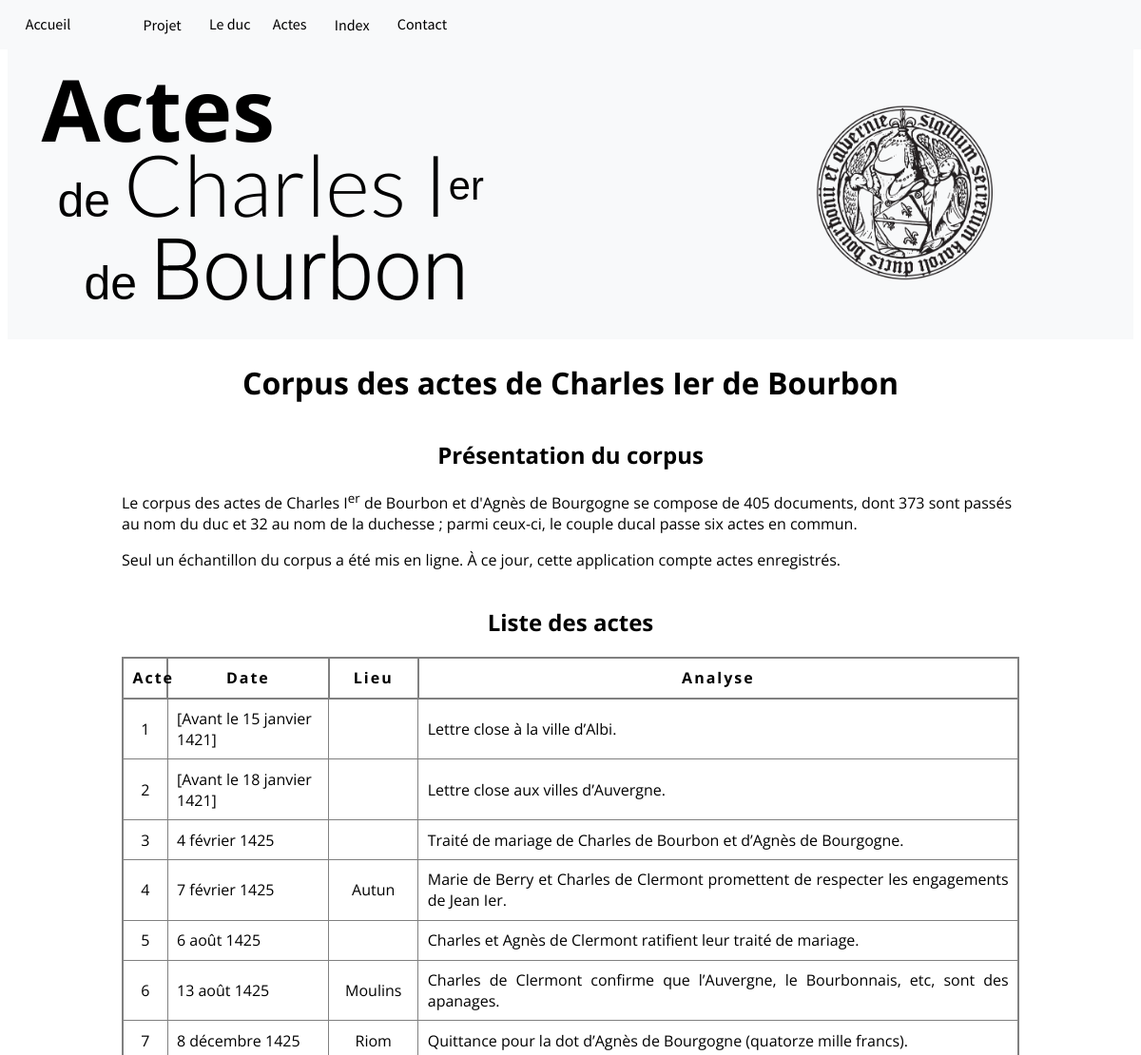
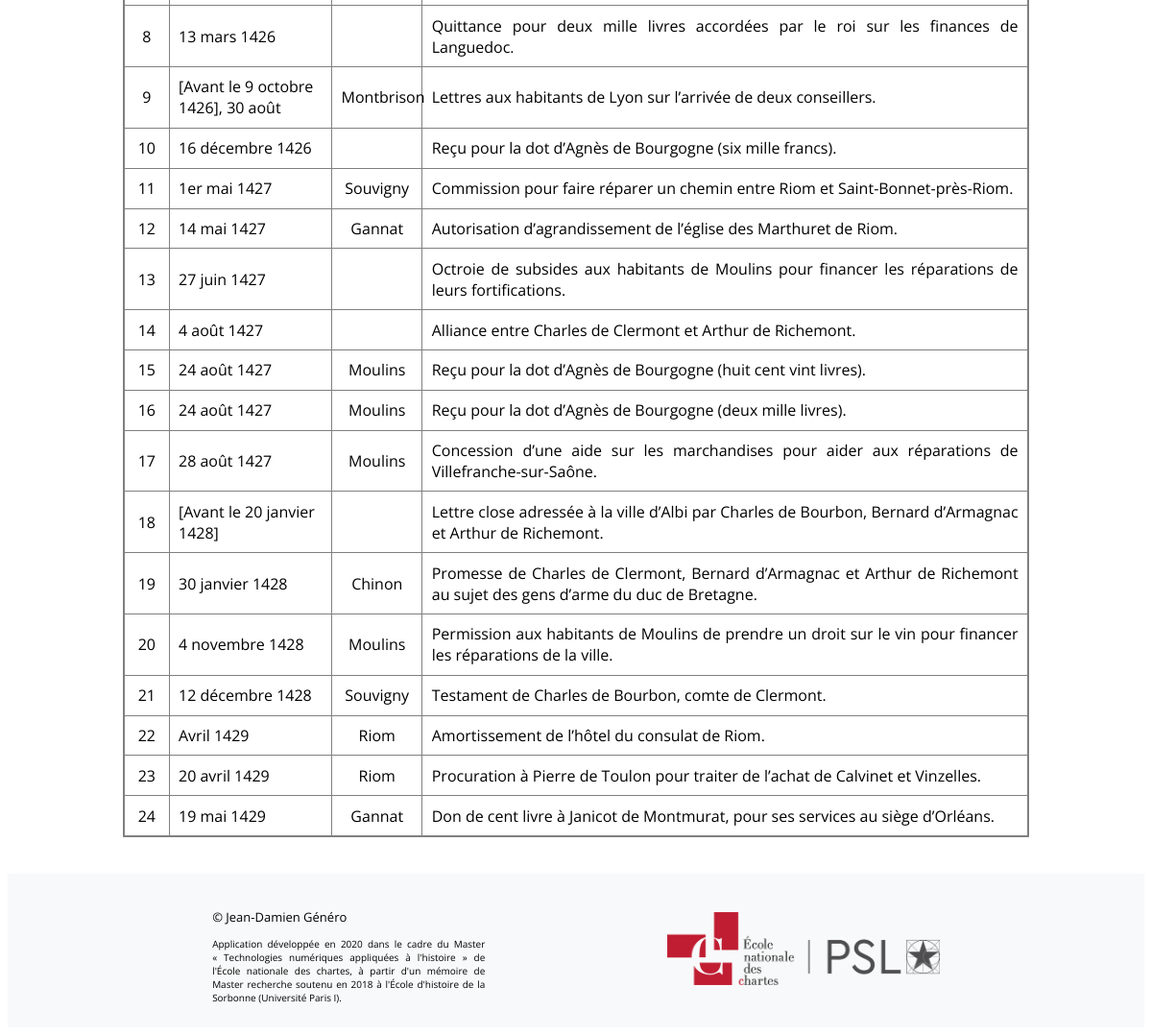
Page /actes on the committed database (2 pictures, top to bottom).
### app/modeles/donnees.py (models this page shows)
class actes(db.Model):
	__tablename__ = "actes"
	id_acte = db.Column(db.Integer, unique=True, nullable=False, primary_key=True, autoincrement=True)
	lieu_conservation = db.Column(db.Text)
	cote = db.Column(db.Text)
	annee = db.Column(db.Text)
	date_temps = db.Column(db.Text)
	date_lieu = db.Column(db.Text)
	regeste = db.Column(db.Text)
	etatActe = db.Column(db.Text)
	typeActe = db.Column(db.Text)
	hauteur = db.Column(db.Integer)
	largeur = db.Column(db.Integer)
	repli = db.Column(db.Integer)
	"""
	depots = db.relationship("actes", back_populates="id_depots")

class depots(db.Model):
	__tablename__ = "depots"
	id_depots = db.Column(db.Integer, unique=True, nullable=False, primary_key=True, autoincrement=True)
	lieu_conservation = db.Column(db.Text)
	actes = db.relationship("depots", back_populates="actes_id_depots")
	conservation = db.relationship("actes", backref="document")
	"""

### app/routes.py (the view)
@app.route("/actes")
def corpus():
	Actes_total = actes.query.all()
	return render_template("pages/corpus.html", document=Actes_total)

### app/templates/pages/corpus.html
{% extends "conteneur.html" %}
{% block corps %}
    <div class="corpus-global">
    	<h1 class="h1_global">Corpus des actes de Charles Ier de Bourbon</h1>
        <div>
            <h2 class="h2_global">Présentation du corpus</h2>
            <p>Le corpus des actes de Charles I<sup>er</sup> de Bourbon et d'Agnès de Bourgogne se compose de 405 documents, dont 373 sont passés au nom du duc et 32 au nom de la duchesse ; parmi ceux-ci, le couple ducal passe six actes en commun.</p>
            <p>Seul un échantillon du corpus a été mis en ligne. À ce jour, cette application compte actes</b> enregistrés.</p>
        </div>
        <div>
            <h2 class="h2_global">Liste des actes</h2>
            <div>
                <table>
                <thead>
                    <tr>
                        <th>Acte</th>
                        <th>Date</th>
                        <th>Lieu</th>
                        <th>Analyse</th>
                    </tr>
                </thead>
                    {% for acte in document %}
                        <tbody>
                            <tr>
                                <td><a href="{{url_for('acte', acte_id=acte.id_acte)}}">{{acte.id_acte}}</a></td>
                                <td>{{acte.date_temps}}</td>
                                <td>
                                    {% if acte.date_lieu %}
                                        {{acte.date_lieu}}
                                    {% endif %}
                                </td>
                                <td><a href="{{url_for('acte', acte_id=acte.id_acte)}}">{{acte.regeste}}.</a>
                            </td>
                            </tr>
                        </tbody>
                    {% endfor %}
                </table>
            </div>
        </div>
    </div>
{% endblock %}

### app/templates/conteneur.html (shortened to what this page needs)
<!DOCTYPE html>
<html lang="fr">
{% include "partials/css_projet.html" %}
<head>
</head>
<body>
    <nav class="nav-global fixed-top">
        <a href="{{url_for('accueil')}}">Accueil</a>
        <div class="nav-list">
            <div class="nav-item">
                <li class="dropdown">
                  <button class="dropbtn">Projet</button>
                </li>
                <li><a href="{{url_for('duc')}}">Le&nbsp;duc</a></li>
                <li><a href="{{url_for('corpus')}}">Actes</a></li>
                <li class="dropdown">
                  <button class="dropbtn">Index</button>
                </li>
                <li><a href="{{url_for('contact')}}">Contact</a></li>
            </div>
        </div>
    </nav>
    <div>
        <header class="header-global">
            <div class="header-text-global">
                <h1 class="header-h1">
                    <p class="l1">Actes</p>
                    <p class="l2">de <hi class="charles">Charles I</hi><sup>er</sup></p>
                    <p class="l3">de <hi class="bourbon">Bourbon</hi></p>
                </h1>
            </div>
            <div class="rotate header-img-global">
                <div>
                    <img src="{{url_for('static', filename='img/sceau_accueil.png')}}" class="header-img" alt="Sceau de Charles Ier">
                </div>
            </div>
        </header>
        <div class="arriere_plan">
            {% block corps%}{%endblock%}
        </div>
    </div>
    <div>
        <footer class="bloc-footer">
            <div>
                <div class="global-footer">
                    <div class="text-footer">
                        <p class="name-footer">© Jean-Damien Généro</p>
                        <p class="credit-footer">Application développée en 2020 dans le cadre du <a href="http://www.chartes.psl.eu/fr/cursus/master-technologies-numeriques-appliquees-histoire">Master &#171; Technologies numériques appliquées à l'histoire &#187;</a> de l'École nationale des chartes, à partir d'un mémoire de Master recherche soutenu en 2018 à l'École d'histoire de la Sorbonne (Université Paris I).</p>
                    </div>
                    <div class="box-img-footer">
                        <a href="http://www.chartes.psl.eu/fr"><img src="{{url_for('static', filename='img/logo_enc.png')}}" alt="Logo de l'École des chartes" class="img-footer"></a>
                    </div>
                </div>
            </div>
        </footer>
    </div>
</body>
</html>

### app/templates/partials/css_projet.html
<link href="{{ url_for('static', filename='css/css.css')}}" rel="stylesheet" type="text/css">
<link href="{{ url_for('static', filename='css/table.css')}}" rel="stylesheet" type="text/css">
<link href="{{ url_for('static', filename='css/font.css')}}" rel="stylesheet" type="text/css">

### app/static/css/css.css (style rules this page uses)
a:link { text-decoration: none; color: black; }
.nav-global { display: flex; flex-direction: row; background: #f8f9fa; padding: 1.25%; margin: auto; flex-wrap: wrap; font-family: 'Source Sans Pro', sans-serif; }
.fixed-top { position: fixed; top: 0; right: 0; left: 0; z-index: 1030; }
.nav-item { display: flex; flex-direction: row; justify-content: space-between; margin: auto; }
.nav-item > li { margin-right: 5%; margin-left: 5%; list-style: none; width: 100%; flex-wrap: wrap; }
.nav-global > a { margin-right: 5%; margin-left: 1%; text-decoration: none; }
.nav-item > li > a { text-decoration: none; }
.dropbtn { background-color: inherit; color: black; border: none; font-family: inherit; font-size: inherit; }
.dropdown { position: relative; display: inline-block; }
.h1_global { display: flex; flex-direction: column; flex-wrap: wrap; margin: auto; text-align: center; font-family: 'Open Sans', sans-serif; }
.h2_global { display: flex; flex-direction: row; justify-content: center; font-size: x-large; margin-top: 4%; }
.arriere_plan { background-color: #ffffff; padding-top: 5px; padding-bottom: 0px; padding-left: 20px; padding-right: 20px; margin-left: 100px; margin-right: 100px; margin-top: 0px; margin-bottom: 0px; }
.header-global { display: flex; flex-direction: row; background-color: #f8f9fa; padding-left: 3%; margin-top: 4%; }
.header-h1 { display: flex; flex-direction: column; width: 70%; }
.header-text-global { display: flex; flex-direction: row; width: 70%; height: auto; }
.l1 { font-size: 90px; line-height: 100%; font-family: 'Open Sans', sans-serif; margin-top: 0%; margin-bottom: 2%; }
.l2 { font-size: 50px; line-height: 50%; text-indent: 3%; font-family: Helvetica; font-weight: 300; margin-top: 2%; margin-bottom: 2%; }
.l3 { font-size: 50px; line-height: 150%; text-indent: 8%; font-family: Helvetica; font-weight: 300; margin-top: 2%; margin-bottom: 0%; }
.charles { font-size: 90px; font-family: 'Lato', sans-serif; }
.bourbon { font-size: 90px; font-family: 'Roboto', sans-serif; }
.header-img-global { display: flex; flex-direction: column; margin: auto; flex-wrap: wrap; width: 30%; }
.header-img { width: 60%; height: auto; }
.rotate div img { -webkit-transition: all 0.75s ease; transition: all 2s ease; }
.bloc-footer { background: #f8f9fa; }
.global-footer { display: flex; flex-direction: row; justify-content: space-around; padding: 2%; width: 80%; margin: auto; }
.text-footer { display: flex; flex-direction: column; width: 30%; font-family: 'Open Sans', sans-serif; justify-content: center; }
.name-footer { margin-bottom: 0.5%; font-size: small; }
.credit-footer { font-size: x-small; text-align: justify; margin-bottom: 0%; }
.box-img-footer { display: flex; flex-direction: column; justify-content: center; width: 30%; }
.img-footer { width: 100%; height: auto; }
.corpus-global { font-family: 'Open Sans', sans-serif; margin-top: 2%; margin-bottom: 4%; }

### app/static/css/table.css (style rules this page uses)
table { table-layout: auto; width: 100%; border-collapse: collapse; border: 2px solid gray; }
thead th:nth-child(1) { width: 5%; }
thead th:nth-child(2) { width: 18%; }
thead th:nth-child(3) { width: 10%; text-align: center; }
thead th:nth-child(4) { width: 67%; }
th { letter-spacing: 2px; border: 2px solid gray; }
tbody td:nth-child(1) { text-align: center; }
tbody td:nth-child(3) { text-align: center; }
tbody td:nth-child(4) { text-align: justify; }
th, td { padding: 1%; }
td { border: 0.75px solid gray; }

### rows in the picture
actes: id_acte "1", date_temps "[Avant le 15 janvier 1421]", regeste "Lettre close à la ville d’Albi"
actes: id_acte "2", date_temps "[Avant le 18 janvier 1421]", regeste "Lettre close aux villes d’Auvergne"
actes: id_acte "3", date_temps "4 février 1425", regeste "Traité de mariage de Charles de Bourbon et d’Agnès de Bourgogne"
actes: id_acte "4", date_temps "7 février 1425", date_lieu "Autun", regeste "Marie de Berry et Charles de Clermont promettent de respecter les engagements de Jean Ier"
actes: id_acte "5", date_temps "6 août 1425", regeste "Charles et Agnès de Clermont ratifient leur traité de mariage"
actes: id_acte "6", date_temps "13 août 1425", date_lieu "Moulins", regeste "Charles de Clermont confirme que l’Auvergne, le Bourbonnais, etc, sont des apanages"
actes: id_acte "7", date_temps "8 décembre 1425", date_lieu "Riom", regeste "Quittance pour la dot d’Agnès de Bourgogne (quatorze mille francs)"
actes: id_acte "8", date_temps "13 mars 1426", regeste "Quittance pour deux mille livres accordées par le roi sur les finances de Languedoc"
actes: id_acte "9", date_temps "[Avant le 9 octobre 1426], 30 août", date_lieu "Montbrison", regeste "Lettres aux habitants de Lyon sur l’arrivée de deux conseillers"
actes: id_acte "10", date_temps "16 décembre 1426", regeste "Reçu pour la dot d’Agnès de Bourgogne (six mille francs)"
actes: id_acte "11", date_temps "1er mai 1427", date_lieu "Souvigny", regeste "Commission pour faire réparer un chemin entre Riom et Saint-Bonnet-près-Riom"
actes: id_acte "12", date_temps "14 mai 1427", date_lieu "Gannat", regeste "Autorisation d’agrandissement de l’église des Marthuret de Riom"
actes: id_acte "13", date_temps "27 juin 1427", regeste "Octroie de subsides aux habitants de Moulins pour financer les réparations de leurs fortifications"
actes: id_acte "14", date_temps "4 août 1427", regeste "Alliance entre Charles de Clermont et Arthur de Richemont"
actes: id_acte "15", date_temps "24 août 1427", date_lieu "Moulins", regeste "Reçu pour la dot d’Agnès de Bourgogne (huit cent vint livres)"
actes: id_acte "16", date_temps "24 août 1427", date_lieu "Moulins", regeste "Reçu pour la dot d’Agnès de Bourgogne (deux mille livres)"
actes: id_acte "17", date_temps "28 août 1427", date_lieu "Moulins", regeste "Concession d’une aide sur les marchandises pour aider aux réparations de Villefranche-sur-Saône"
actes: id_acte "18", date_temps "[Avant le 20 janvier 1428]", regeste "Lettre close adressée à la ville d’Albi par Charles de Bourbon, Bernard d’Armagnac et Arthur de Richemont"
actes: id_acte "19", date_temps "30 janvier 1428", date_lieu "Chinon", regeste "Promesse de Charles de Clermont, Bernard d’Armagnac et Arthur de Richemont au sujet des gens d’arme du duc de Bretagne"
actes: id_acte "20", date_temps "4 novembre 1428", date_lieu "Moulins", regeste "Permission aux habitants de Moulins de prendre un droit sur le vin pour financer les réparations de la ville"
actes: id_acte "21", date_temps "12 décembre 1428", date_lieu "Souvigny", regeste "Testament de Charles de Bourbon, comte de Clermont"
actes: id_acte "22", date_temps "Avril 1429", date_lieu "Riom", regeste "Amortissement de l’hôtel du consulat de Riom"
actes: id_acte "23", date_temps "20 avril 1429", date_lieu "Riom", regeste "Procuration à Pierre de Toulon pour traiter de l’achat de Calvinet et Vinzelles"
actes: id_acte "24", date_temps "19 mai 1429", date_lieu "Gannat", regeste "Don de cent livre à Janicot de Montmurat, pour ses services au siège d’Orléans"
